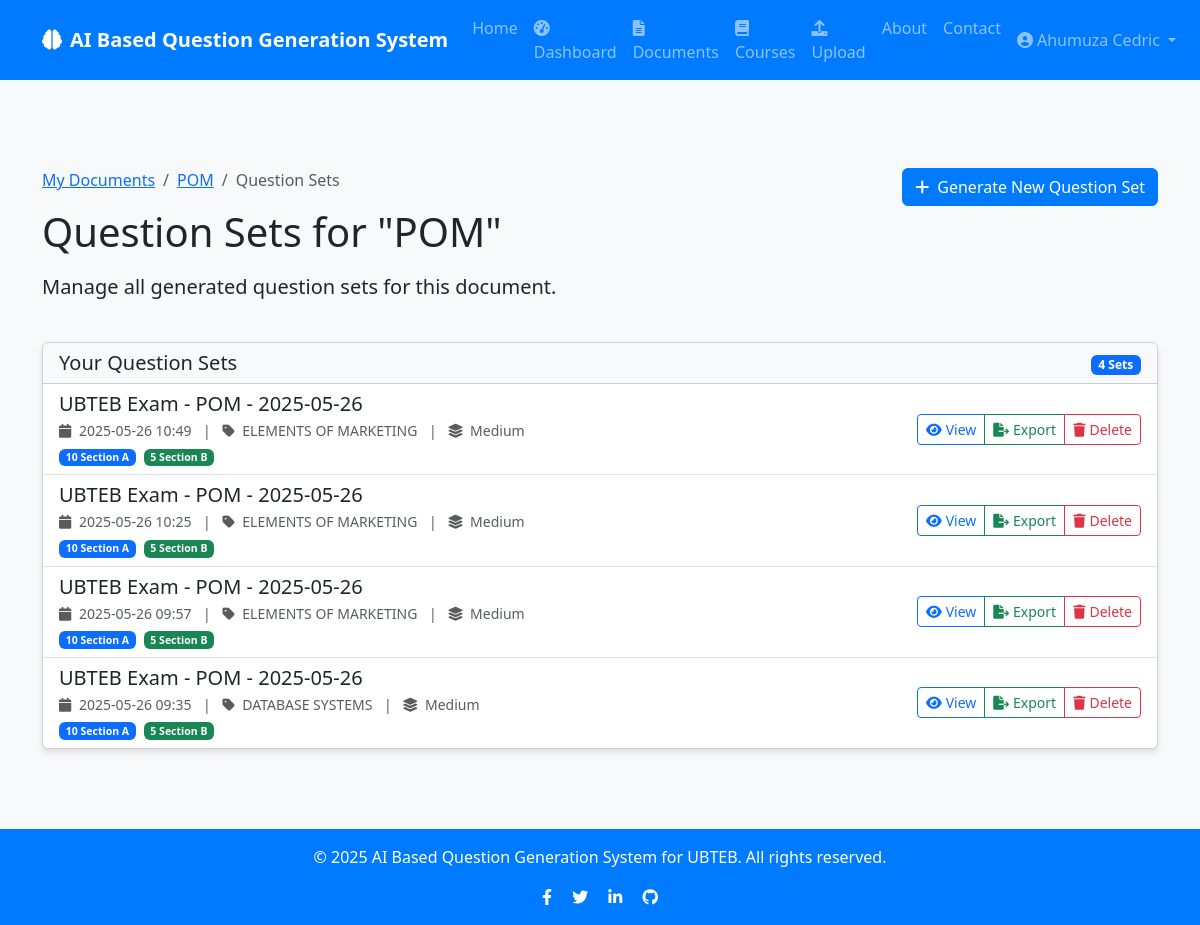
The app's page /documents/1/question-sets (signed in), older data.
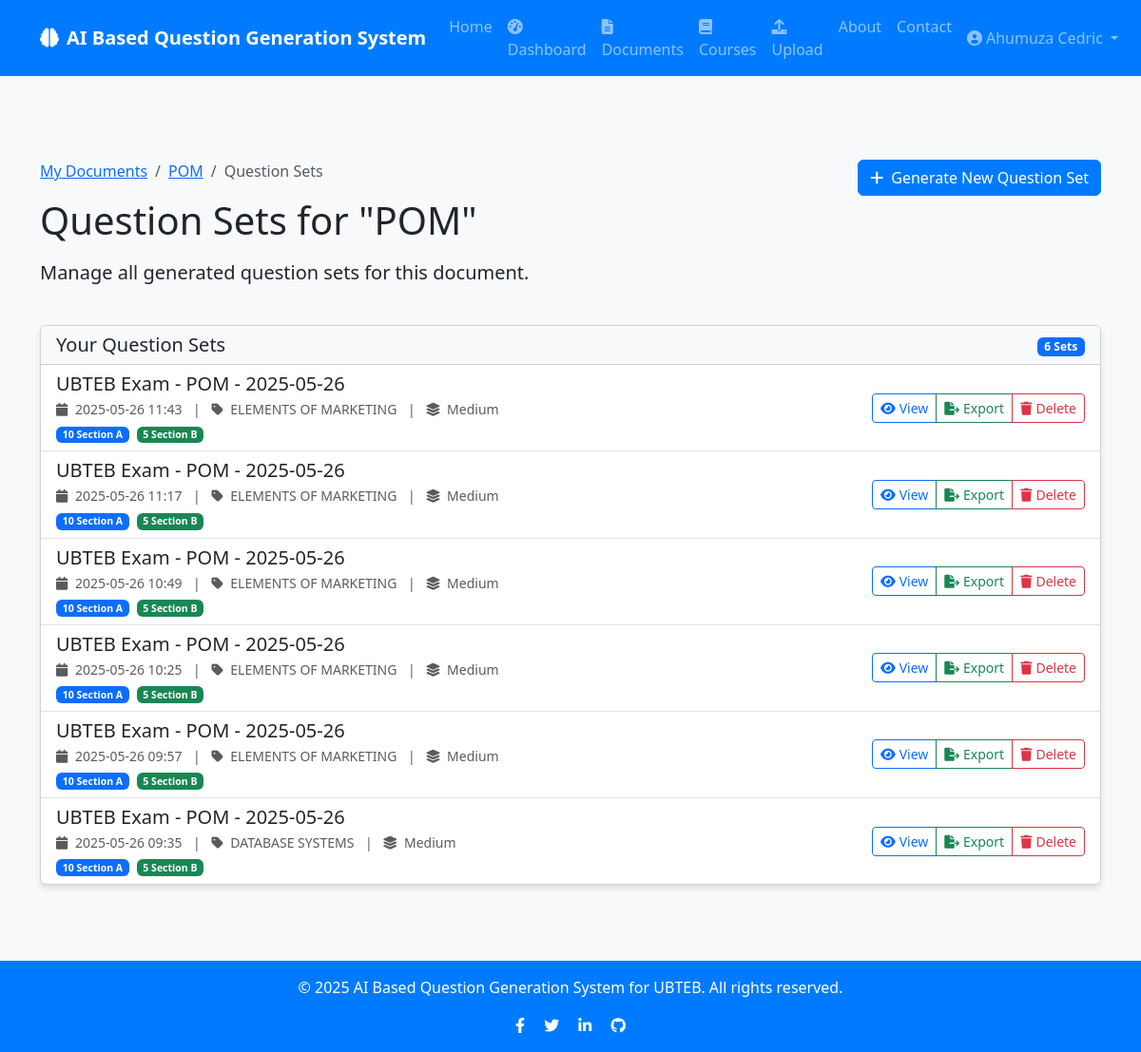
The same page, newer data.
### app/models/user.py (models this page shows, shortened)
class User(db.Model, UserMixin):
    id = db.Column(db.Integer, primary_key=True)
    username = db.Column(db.String(50), unique=True, nullable=False)
    email = db.Column(db.String(120), unique=True, nullable=False)
    password = db.Column(db.String(60), nullable=False)
    created_at = db.Column(db.DateTime, default=datetime.utcnow)
    documents = db.relationship('Document', backref='author', lazy=True, cascade="all, delete-orphan")
    questions = db.relationship('Question', backref='author', lazy=True, cascade="all, delete-orphan")
    courses = db.relationship('Course', backref='author', lazy=True, cascade="all, delete-orphan")

### app/models/document.py (models this page shows, shortened)
class Document(db.Model):
    id = db.Column(db.Integer, primary_key=True)
    title = db.Column(db.String(100), nullable=False)
    filename = db.Column(db.String(100), nullable=False)
    file_path = db.Column(db.String(255), nullable=False)
    content = db.Column(db.Text, nullable=False)
    created_at = db.Column(db.DateTime, default=datetime.utcnow)
    user_id = db.Column(db.Integer, db.ForeignKey('user.id'), nullable=False)
    course_id = db.Column(db.Integer, db.ForeignKey('course.id'), nullable=True)
    questions = db.relationship('Question', backref='document', lazy=True, cascade="all, delete-orphan")
    question_sets = db.relationship('QuestionSet', backref='document', lazy=True, cascade="all, delete-orphan")

### app/models/question.py (models this page shows, shortened)
class QuestionSet(db.Model):
    id = db.Column(db.Integer, primary_key=True)
    title = db.Column(db.String(100), nullable=False)
    created_at = db.Column(db.DateTime, default=datetime.utcnow)
    exam_series = db.Column(db.String(100), nullable=True)
    programme_list = db.Column(db.String(255), nullable=True)
    paper_name = db.Column(db.String(255), nullable=True)
    paper_code = db.Column(db.String(50), nullable=True)
    year_semester = db.Column(db.String(100), nullable=True)
    exam_date = db.Column(db.String(50), nullable=True)
    difficulty = db.Column(db.String(20), nullable=False)
    document_id = db.Column(db.Integer, db.ForeignKey('document.id'), nullable=False)
    user_id = db.Column(db.Integer, db.ForeignKey('user.id'), nullable=False)
    questions = db.relationship('Question', backref='question_set', lazy=True, cascade="all, delete-orphan")

### app/routes/questions.py (the view)
@questions.route('/documents/<int:document_id>/question-sets')
@login_required
def list_question_sets(document_id):
    document = Document.query.get_or_404(document_id)
    if document.user_id != current_user.id:
        flash('You do not have permission to view question sets for this document.', 'danger')
        return redirect(url_for('questions.list_documents'))
    question_sets = QuestionSet.query.filter_by(document_id=document.id).order_by(QuestionSet.created_at.desc()).all()
    return render_template('questions/question_sets.html', document=document, question_sets=question_sets)

### app/models/user.py (called while the page is built)
@login_manager.user_loader
def load_user(user_id):
    return User.query.get(int(user_id))

### app/templates/questions/question_sets.html (shortened to what this page needs)
{% extends "base.html" %}
{% block content %}
<div class="container py-5">
    <div class="row mb-4">
        <div class="col-md-8">
            <nav aria-label="breadcrumb">
                <ol class="breadcrumb">
                    <li class="breadcrumb-item"><a href="{{ url_for('questions.list_documents') }}">My Documents</a></li>
                    <li class="breadcrumb-item"><a href="{{ url_for('questions.view_document', document_id=document.id) }}">{{ document.title }}</a></li>
                    <li class="breadcrumb-item active" aria-current="page">Question Sets</li>
                </ol>
            </nav>
            <h1 class="mb-3">Question Sets for "{{ document.title }}"</h1>
            <p class="lead">Manage all generated question sets for this document.</p>
        </div>
        <div class="col-md-4 text-end">
            <a href="{{ url_for('questions.generate_questions_form', document_id=document.id) }}" class="btn btn-primary">
                <i class="fas fa-plus me-2"></i>Generate New Question Set
            </a>
        </div>
    </div>
    {% if question_sets %}
        <div class="row">
            <div class="col-md-12">
                <div class="card">
                    <div class="card-header bg-light">
                        <div class="row align-items-center">
                            <div class="col">
                                <h5 class="mb-0">Your Question Sets</h5>
                            </div>
                            <div class="col-auto">
                                <span class="badge bg-primary">{{ question_sets|length }} Sets</span>
                            </div>
                        </div>
                    </div>
                    <div class="list-group list-group-flush">
                        {% for question_set in question_sets %}
                            <div class="list-group-item">
                                <div class="row align-items-center">
                                    <div class="col-md-7">
                                        <h5 class="mb-1">{{ question_set.title }}</h5>
                                        <p class="mb-1 text-muted small">
                                            <i class="fas fa-calendar me-1"></i> {{ question_set.created_at.strftime('%Y-%m-%d %H:%M') }}
                                            <span class="mx-2">|</span>
                                            <i class="fas fa-tag me-1"></i> {{ question_set.paper_name }}
                                            <span class="mx-2">|</span>
                                            <i class="fas fa-layer-group me-1"></i> {{ question_set.difficulty|title }}
                                        </p>
                                        <p class="mb-0 small">
                                            <span class="badge bg-primary me-1">{{ question_set.questions|selectattr('question_type', 'equalto', 'section_a')|list|length }} Section A</span>
                                            <span class="badge bg-success">{{ question_set.questions|selectattr('question_type', 'equalto', 'section_b')|list|length }} Section B</span>
                                        </p>
                                    </div>
                                    <div class="col-md-5 text-end">
                                        <div class="btn-group" role="group">
                                            <a href="{{ url_for('questions.view_question_set', question_set_id=question_set.id) }}" class="btn btn-sm btn-outline-primary">
                                                <i class="fas fa-eye me-1"></i>View
                                            </a>
                                            <a href="{{ url_for('questions.export_question_set', question_set_id=question_set.id) }}" class="btn btn-sm btn-outline-success">
                                                <i class="fas fa-file-export me-1"></i>Export
                                            </a>
                                            <button type="button" class="btn btn-sm btn-outline-danger" data-bs-toggle="modal" data-bs-target="#deleteQuestionSetModal{{ question_set.id }}">
                                                <i class="fas fa-trash me-1"></i>Delete
                                            </button>
                                        </div>
                                    </div>
                                </div>
                            </div>
                        {% endfor %}
                    </div>
                </div>
            </div>
        </div>
    {% endif %}
</div>
{% endblock %}

### app/templates/base.html (shortened to what this page needs)
<!DOCTYPE html>
<html lang="en">
<head>
    <link href="https://cdn.jsdelivr.net/npm/bootstrap@5.3.0/dist/css/bootstrap.min.css" rel="stylesheet">
    <link rel="stylesheet" href="https://cdnjs.cloudflare.com/ajax/libs/font-awesome/6.0.0/css/all.min.css">
</head>
<body>
    <nav class="navbar navbar-expand-lg navbar-dark mb-4">
        <div class="container">
            <a class="navbar-brand" href="{{ url_for('main.index') }}">
                <i class="fas fa-brain me-2"></i>AI Based Question Generation System
            </a>
            <div class="collapse navbar-collapse" id="navbarNav">
                <ul class="navbar-nav me-auto">
                    <li class="nav-item">
                        <a class="nav-link" href="{{ url_for('main.index') }}">Home</a>
                    </li>
                    {% if current_user.is_authenticated %}
                    <li class="nav-item">
                        <a class="nav-link {% if request.endpoint == 'main.dashboard' %}active{% endif %}"
                           href="{{ url_for('main.dashboard') }}">
                            <i class="fas fa-tachometer-alt me-1"></i>Dashboard
                        </a>
                    </li>
                    <li class="nav-item">
                        <a class="nav-link {% if request.endpoint.startswith('questions.list_documents') %}active{% endif %}"
                           href="{{ url_for('questions.list_documents') }}">
                            <i class="fas fa-file-alt me-1"></i>Documents
                        </a>
                    </li>
                    <li class="nav-item">
                        <a class="nav-link {% if request.endpoint.startswith('courses.') %}active{% endif %}"
                           href="{{ url_for('courses.list_courses') }}">
                            <i class="fas fa-book me-1"></i>Courses
                        </a>
                    </li>
                    <li class="nav-item">
                        <a class="nav-link {% if request.endpoint == 'questions.upload_document' %}active{% endif %}"
                           href="{{ url_for('questions.upload_document') }}">
                            <i class="fas fa-upload me-1"></i>Upload
                        </a>
                    </li>
                    {% endif %}
                    <li class="nav-item">
                        <a class="nav-link" href="{{ url_for('main.about') }}">About</a>
                    </li>
                    <li class="nav-item">
                        <a class="nav-link" href="{{ url_for('main.contact') }}">Contact</a>
                    </li>
                </ul>
                <ul class="navbar-nav">
                    {% if current_user.is_authenticated %}
                    <li class="nav-item dropdown">
                        <a class="nav-link dropdown-toggle" href="#" id="navbarDropdown" role="button" data-bs-toggle="dropdown" aria-expanded="false">
                            <i class="fas fa-user-circle me-1"></i>{{ current_user.username }}
                        </a>
                    </li>
                    {% endif %}
                </ul>
            </div>
        </div>
    </nav>
    <div class="content">
        {% block content %}{% endblock %}
    </div>
    <footer class="footer text-center">
        <div class="container">
            <div class="row">
                <div class="col-md-12">
                    <p>&copy; 2025 AI Based Question Generation System for UBTEB. All rights reserved.</p>
                    <div class="social-icons">
                        <a href="#" class="text-white me-3"><i class="fab fa-facebook-f"></i></a>
                        <a href="#" class="text-white me-3"><i class="fab fa-twitter"></i></a>
                        <a href="#" class="text-white me-3"><i class="fab fa-linkedin-in"></i></a>
                        <a href="#" class="text-white"><i class="fab fa-github"></i></a>
                    </div>
                </div>
            </div>
        </div>
    </footer>
</body>
</html>

### app/templates/base.html (style rules this page uses)
body { min-height: 100vh; display: flex; flex-direction: column; background-color: #f8f9fa; }
.content { flex: 1; }
.navbar { background-color:#007bff; }
.navbar-brand { font-weight: bold; color: #ffffff; }
.nav-item { color: #f8f9fa; }
.footer { background-color: #007bff; color: #ffffff; padding: 1rem 0; margin-top: 2rem; }
.card { box-shadow: 0 4px 6px rgba(0, 0, 0, 0.1); transition: all 0.3s ease; }
.btn-primary { background-color: #007bff; border-color: #007bff; }

Row changes from the older to the newer data that the page shows:
added QuestionSet: title "UBTEB Exam - POM - 2025-05-26", created_at "2025-05-26 11:43", paper_name "ELEMENTS OF MARKETING", difficulty "Medium", questions|selectattr "10", questions|selectattr "5"
added QuestionSet: title "UBTEB Exam - POM - 2025-05-26", created_at "2025-05-26 11:17", paper_name "ELEMENTS OF MARKETING", difficulty "Medium", questions|selectattr "10", questions|selectattr "5"
Text that changed along with them:
{{ question_sets|length }}: "4" → "6"
